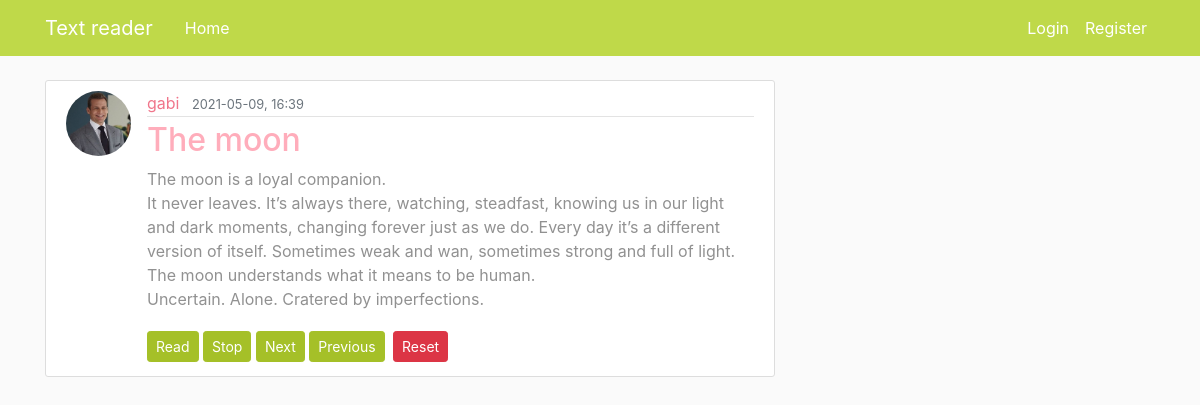
Screenshot of /post/21 with the database file from the repository.
### flaskblog/models.py (models this page shows, shortened)
class User(db.Model, UserMixin): #inheritance inside parenthesis
    id = db.Column(db.Integer, primary_key=True)
    username = db.Column(db.String(20), unique=True, nullable=False)
    email = db.Column(db.String(120), unique=True, nullable=False)
    image_file = db.Column(db.String(20), nullable=False, default='default.jpg')
    password = db.Column(db.String(60), nullable=False)
    posts = db.relationship('Post', backref='author', lazy=True) #reltionship to Post-model,

class Post(db.Model):
    id = db.Column(db.Integer, primary_key=True)
    title = db.Column(db.String(100), nullable=False)
    date_posted = db.Column(db.DateTime, nullable=False, default=datetime.utcnow) #we pass function not current date
    content = db.Column(db.Text,nullable=False)
    user_id = db.Column(db.Integer, db.ForeignKey('user.id'), nullable=False)#user is lowercase because here its the tablename which should be low

### flaskblog/routes.py (the view)
@app.route("/post/<int:post_id>")
def post(post_id):
    if len(reading_threads) > 0:
        for t in reading_threads:
            if isinstance(t, multiprocessing.Process):
                if t.is_alive():
                    t.terminate()
    post = Post.query.get_or_404(post_id)
    return render_template('post.html', title=post.title, post=post)

### flaskblog/routes.py (called while the page is built)
@app.after_request
def after_request(response):
    response.headers.add('Cache-Control', 'no-store, no-cache, must-revalidate, post-check=0, pre-check=0')
    return response

### flaskblog/templates/post.html (shortened to what this page needs)
{% extends "layout.html" %}
{% block content%}
<article class="media content-section">
    <a href="{{ url_for('user_posts', username=post.author.username) }}">
    <img class="rounded-circle article-img"
         src="{{ url_for('static', filename='profile_pics/' + post.author.image_file) }}">
    </a>
    <div class="media-body">
        <div class="article-metadata">
            <a class="mr-2" href="{{ url_for('user_posts', username=post.author.username) }}">{{ post.author.username }}</a>
            <small class="text-muted">{{ post.date_posted.strftime('%Y-%m-%d, %H:%M') }}</small>
        </div>
        <h2 class="article-title" > {{ post.title }} </h2>
        <p class="article-content">{{ post.content }}</p>
        <div class="text-actions">
            <a class="btn btn-secondary btn-sm mt-1 mb-1" href="{{ url_for('start_reading', post_id=post.id) }}">Read</a>
            <a class="btn btn-secondary btn-sm mt-1 mb-1" href="{{ url_for('stop_reading', post_id=post.id) }}">Stop</a>
            <a class="btn btn-secondary btn-sm mt-1 mb-1" href="{{ url_for('read_next', post_id=post.id) }}">Next</a>
            <a class="btn btn-secondary btn-sm mt-1 mb-1" href="{{ url_for('read_previous', post_id=post.id) }}">Previous</a>
            <a class="btn btn-danger btn-sm m-1" href="{{ url_for('reset_reading', post_id=post.id) }}">Reset</a>
        </div>
    </div>
</article>
{% endblock content %}

### flaskblog/static/main.css (style rules this page uses)
body { background: #fafafa; color: #333333; margin-top: 5rem; }
h1, h2, h3, h4, h5, h6 { color: #444444; }
.content-section { background: #ffffff; padding: 10px 20px; border: 1px solid #dddddd; border-radius: 3px; margin-bottom: 20px; color: #919191; }
.article-title { color: #ffadbb; }
.article-content { white-space: pre-line; }
.article-img { height: 65px; width: 65px; margin-right: 16px; }
.article-metadata { padding-bottom: 1px; margin-bottom: 4px; border-bottom: 1px solid #e3e3e3 }
a { color: #f0768b; }
.btn-secondary { background-color: #a5c028; border-color: #a5c028; }

### rows the page displays
User: image_file (placeholder picture), author.username "gabi"
Post: date_posted "2021-05-09, 16:39", title "The moon", content "The moon is a loyal companion. It never leaves. It’s always there, watching, steadfast, knowing us in our light and dark moments, changing forever just as we do. Every day it’s a different version of itself. Sometimes weak and wan, sometimes strong and full of light. The moon understands what it means to be human. Uncertain. Alone. Cratered by imperfections."
